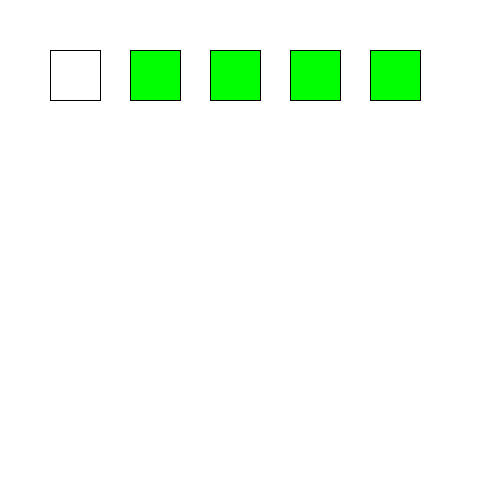
Frame 1 (no input)
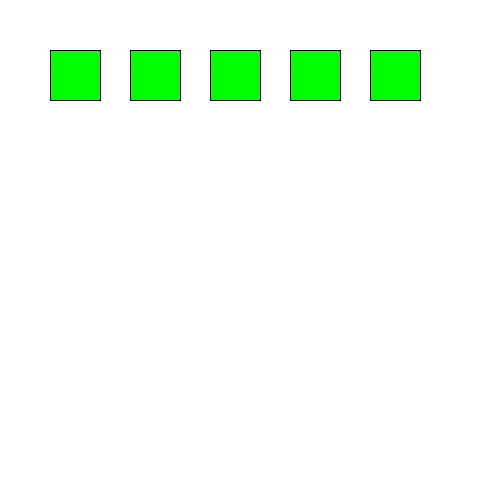
Frame 60 (the mouse pressed at the canvas centre just before this capture)
Frame 120 (the mouse held since frame 60 and released just before this capture): identical to frame 60, image omitted

The Processing sketch that drew these frames (run headless with seeded random() and noise(); from frame 60 on, the mouse is pressed at the canvas centre):

// Processing sketch: lab01Q8a_pde
// ── lab01Q8a_pde.pde
int[] x = new int [5];
int[] y = new int [5];
int i, j;
boolean a, b, c, d;

void setup()
{
  size(500, 500);
  for (int i=0; i<5; i=i+1)
  {
    x[i]=50+80*i;
    y[i]=50;
  }
}

void draw()
{
  background(255, 255, 255);
  for (i=0; i<5; i++)
  { 
    rect(x[i], y[i], 50, 50);
    fill(0, 255, 0);
  }
}
